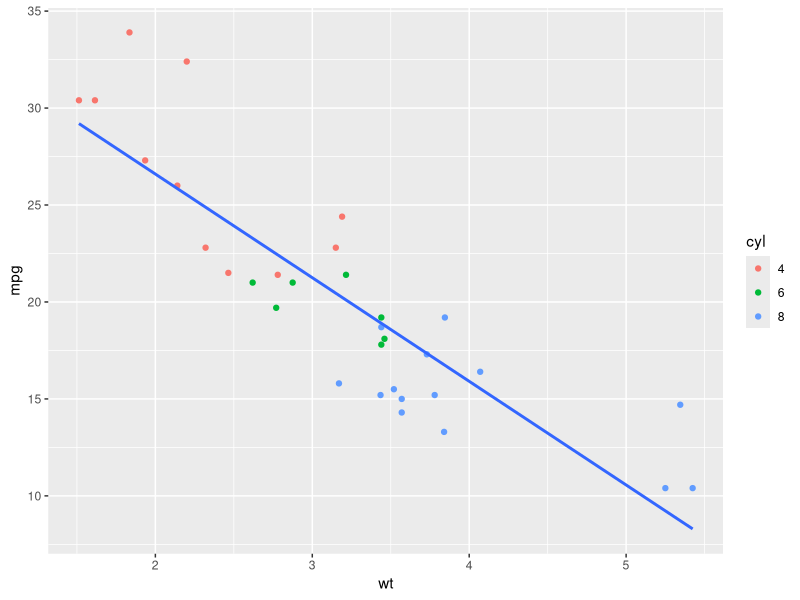

This figure's R source:
## ---- chunk 1
knitr::opts_chunk$set(echo = TRUE, eval = TRUE)
# install these packages if you don't have them
# install.packages('ggplot2')
# install.packages('dplyr')
# install.packages('tidyr')
#library(tidyr) ## for data wrangling functions
library(ggplot2); ## for plotting
library(dplyr); ## for data wrangling functions
library(knitr); ## for tables.

## ---- chunk 2
library(datasets);
str(mtcars);
## ---- chunk 3
mtcars$cyl=as.factor(mtcars$cyl);
fit = lm(mpg~wt, data=mtcars);
b=coef(fit);

ggplot(data = mtcars, mapping = aes(x = wt, y = mpg)) + geom_point(aes(colour= cyl))+geom_smooth(method='lm', se = FALSE);
## ---- chunk 4
x <- 2:18
answer <- sum(x)
